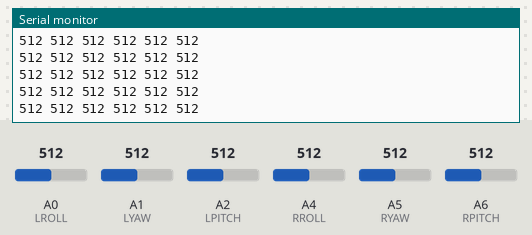
Bench run of a sketch on a simulated Arduino Nano, built with avr-gcc and run on an emulated ATmega328P. On the bench: the last lines printed to the serial monitor. The inputs (shaded band) are chosen by the test bench; at power-on: A0 (LROLL) = 512, A1 (LYAW) = 512, A2 (LPITCH) = 512, A4 (RROLL) = 512, A5 (RYAW) = 512, A6 (RPITCH) = 512.

Above: at 1.2 s.
1.3 s: A0 (LROLL) set to 106
At 2.3 s:
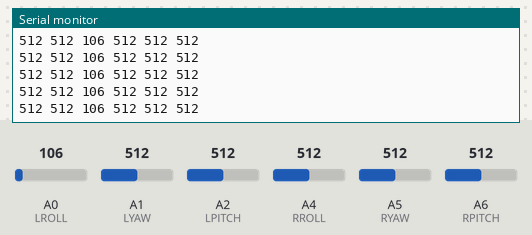
2.8 s: A0 (LROLL) set to 91
At 3.5 s:
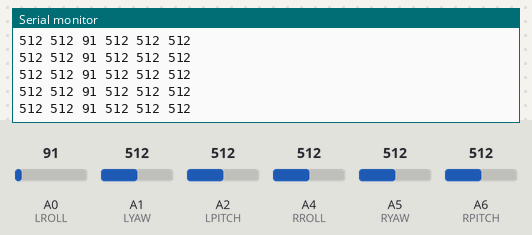
Timing chart, 0 to 5.8 s (numbered marks = the images above; inputs shaded):
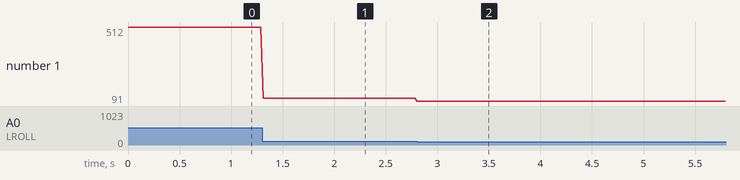

The sketch:

BLSTControllerArduino.ino
```cpp
//Defines the pins for each of the axis

#define LPITCH A2
#define LYAW A1
#define LROLL A0
#define RPITCH A6
#define RYAW A5
#define RROLL A4


//reserves space for a message
char message[40];

//sets up the pins and starts the serial
void setup() {
  pinMode(LPITCH, INPUT);
  pinMode(LYAW, INPUT);
  pinMode(LROLL, INPUT);
  pinMode(RPITCH, INPUT);
  pinMode(RYAW, INPUT);
  pinMode(RROLL, INPUT);
  Serial.begin(115200);
}

//reads the angles, generates a packet, sends the packet and then waits 25 ms to send the next one
void loop() {
  sprintf(message, "%d %d %d %d %d %d\n", analogRead(LPITCH), analogRead(LYAW), analogRead(LROLL), analogRead(RPITCH), analogRead(RYAW), analogRead(RROLL));
  Serial.write(message);
  delay(25);
}
```

Measured:
- after the input at 1.3 s, the serial monitor: prints a new line at once (image 1)
- after the input at 2.8 s, the serial monitor: prints a new line at once (image 2)
- plotted number 1: 512 → 106 after the input at 1.3 s, 106 → 91 after the input at 2.8 s
